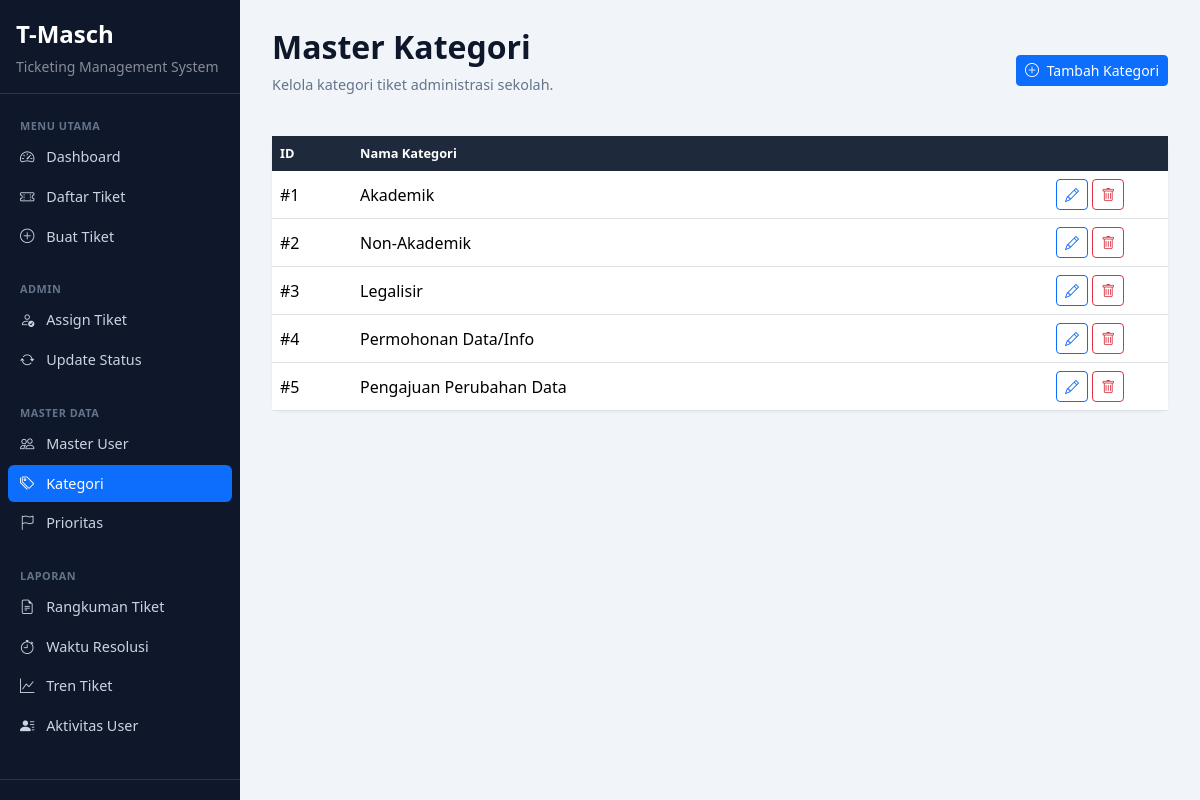
Screenshot of /master/categories.php (signed in) with the database file from the repository.
### tables this page shows
CREATE TABLE IF NOT EXISTS categories (
    id   INT PRIMARY KEY AUTO_INCREMENT,
    name VARCHAR(100) NOT NULL
);

### includes/auth.php (called while the page is built, shortened)
<?php
function h($str)
{
    return htmlspecialchars($str ?? '', ENT_QUOTES, 'UTF-8');
}

### master/categories.php (the view, shortened to what this page needs)
<?php
require_once __DIR__ . '/../includes/auth.php';
require_once __DIR__ . '/../config/db.php';
$categories = $conn->query("SELECT * FROM categories ORDER BY id");
require_once __DIR__ . '/../includes/header.php';
?>
<div class="page-header d-flex justify-content-between align-items-center">
    <div>
        <h2>Master Kategori</h2>
        <p>Kelola kategori tiket administrasi sekolah.</p>
    </div>
    <button class="btn btn-primary btn-sm" data-bs-toggle="modal" data-bs-target="#catModal" onclick="resetForm()">
        <i class="bi bi-plus-circle me-1"></i> Tambah Kategori
    </button>
</div>
<div class="card">
    <div class="table-responsive">
        <table class="table table-hover mb-0 align-middle">
            <thead><tr><th style="width:80px">ID</th><th>Nama Kategori</th><th style="width:120px"></th></tr></thead>
            <tbody>
                <?php while ($c = $categories->fetch_assoc()): ?>
                <tr>
                    <td>#<?= $c['id'] ?></td>
                    <td><?= h($c['name']) ?></td>
                    <td>
                        <button class="btn btn-sm btn-outline-primary"
                            onclick='editRow(<?= json_encode($c) ?>)'
                            data-bs-toggle="modal" data-bs-target="#catModal">
                            <i class="bi bi-pencil"></i>
                        </button>
                        <a href="?delete=<?= $c['id'] ?>" class="btn btn-sm btn-outline-danger"
                           onclick="return confirm('Yakin hapus kategori ini?')"><i class="bi bi-trash"></i></a>
                    </td>
                </tr>
                <?php endwhile; ?>
            </tbody>
        </table>
    </div>
</div>
<?php require_once __DIR__ . '/../includes/footer.php'; ?>

### assets/css/style.css (style rules this page uses)
body { background-color: #f1f5f9; font-family: 'Segoe UI', system-ui, sans-serif; }
.card { border: none; border-radius: 10px; box-shadow: 0 1px 3px rgba(0,0,0,0.06); }
.table thead th { background-color: #1e293b; color: #fff; font-size: 0.8rem; font-weight: 600; border: none; white-space: nowrap; }
.page-header { margin-bottom: 24px; }
.page-header h2 { font-weight: 700; color: #0f172a; }
.page-header p { color: #64748b; font-size: 0.9rem; }

### rows the page displays
categories: id "1", name "Akademik"
categories: id "2", name "Non-Akademik"
categories: id "3", name "Legalisir"
categories: id "4", name "Permohonan Data/Info"
categories: id "5", name "Pengajuan Perubahan Data"
